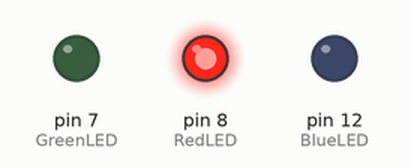
This sketch was run on a simulated Arduino Uno, built with avr-gcc and run on an emulated ATmega328P. Parts: output pins drawn as LEDs (lit = HIGH).

Above: at 0.05 s.
At 1.45 s:
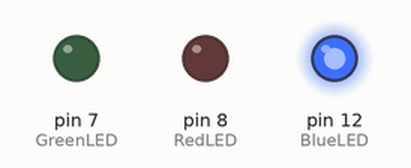
At 2.85 s:
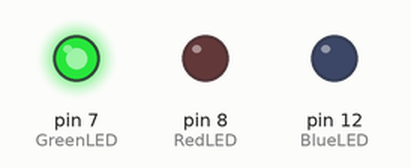
Timing chart, 0 to 3.1 s (numbered marks = the images above):
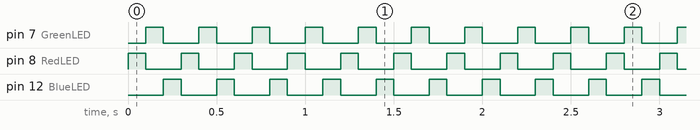

The sketch:

3-BlinkMultipleLED.ino
```cpp
/*
 * WorkShop Arduino
 * Epitech HUB activity
 * Dexmos
 */

int BlueLED = 12;   // Pin 12 will be the Blue LED
int RedLED = 8;     // Pin 8 will be the Red LED
int GreenLED = 7;   // Pin 8 will be the Green LED

void setup() {
  pinMode(BlueLED, OUTPUT);     // Set 12 pin to Output
  pinMode(RedLED, OUTPUT);      // Set 8 pin to Output
  pinMode(GreenLED, OUTPUT);    // Set 7 pin to Output

  digitalWrite(BlueLED, HIGH);  // To set the First turned on LED.
}

void loop() {
  ManageLED(RedLED, BlueLED);
  ManageLED(GreenLED, RedLED);
  ManageLED(BlueLED, GreenLED);
}

/// <summary>
/// Turn on one LED and Turn off anothera and add delay for special effect.
/// </summary>
/// <param name="TurnOn"> Pin of the LED to Turn on </param>
/// <param name="TurnOff"> Pin of the LED to Turn off </param>
void ManageLED(int TurnOn, int TurnOff) {
  digitalWrite(TurnOn, HIGH);
  digitalWrite(TurnOff, LOW);
  delay(100);
}
```

Measured:
- by itself, pin 7 (GreenLED), pin 8 (RedLED), pin 12 (BlueLED): alternates HIGH for 0.10 s and LOW for 0.20 s
